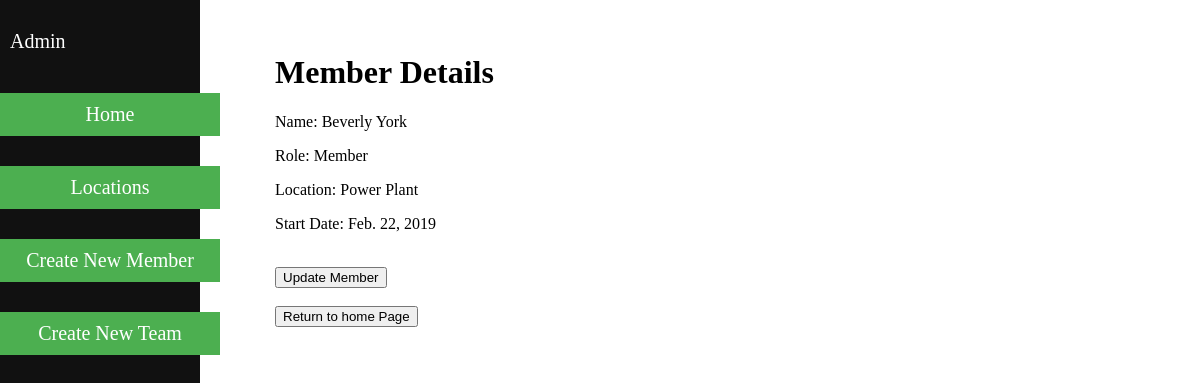
Page /member/32/ on the committed database.
### welcome/models.py (models this page shows, shortened)
class TeamMember(models.Model):
    name = models.CharField(max_length=100)
    role = models.CharField(max_length=100, choices=(('Manager', 'Manager'), ('Member', 'Member')))
    location = models.ForeignKey(Location, on_delete=models.CASCADE)
    team = models.ForeignKey(TeamName, on_delete=models.CASCADE)
    start_date = models.DateField()

class Location(models.Model):
    location = models.CharField(max_length=100)
    state = models.CharField(max_length=30)
    suburb = models.CharField(max_length=30)
    physical_Address = models.CharField(max_length=100)
    phone_Number = models.CharField(max_length=30)
    def __str__(self):
        return self.location

### welcome/views.py (the view)
# urls.py: path('member/<int:member_id>/', views.member_details, name='member_details'),
def member_details(request, member_id):
    member = get_object_or_404(TeamMember, pk=member_id)
    if member.role == 'Manager':
        return redirect('welcome')
    else:
        return render(request, 'pages/member_details.html', {'member': member})

### templates/pages/member_details.html (shortened to what this page needs)
{% extends 'pages/landing.html' %}
{% load static %}
{% block content %}
<body class="content">
    <h1>Member Details</h1>
    <p>Name: {{ member.name }}</p>
    <p>Role: {{ member.role }}</p>
    <p>Location: {{ member.location }}</p>
    <p>Start Date: {{ member.start_date }}</p>
    <br><button onclick="location.href='{% url 'member_update' member.id %}'">Update Member</button>
    <br><br><button onclick="location.href='{% url 'welcome' %}'">Return to home Page</button>
</body>
{% endblock %}

### welcome/static/css/styles.css (style rules this page uses)
.content { margin-left: 250px; padding: 25px; }

### rows in the picture
TeamMember: name "Beverly York", role "Member", location "Power Plant", start_date "Feb. 22, 2019"
